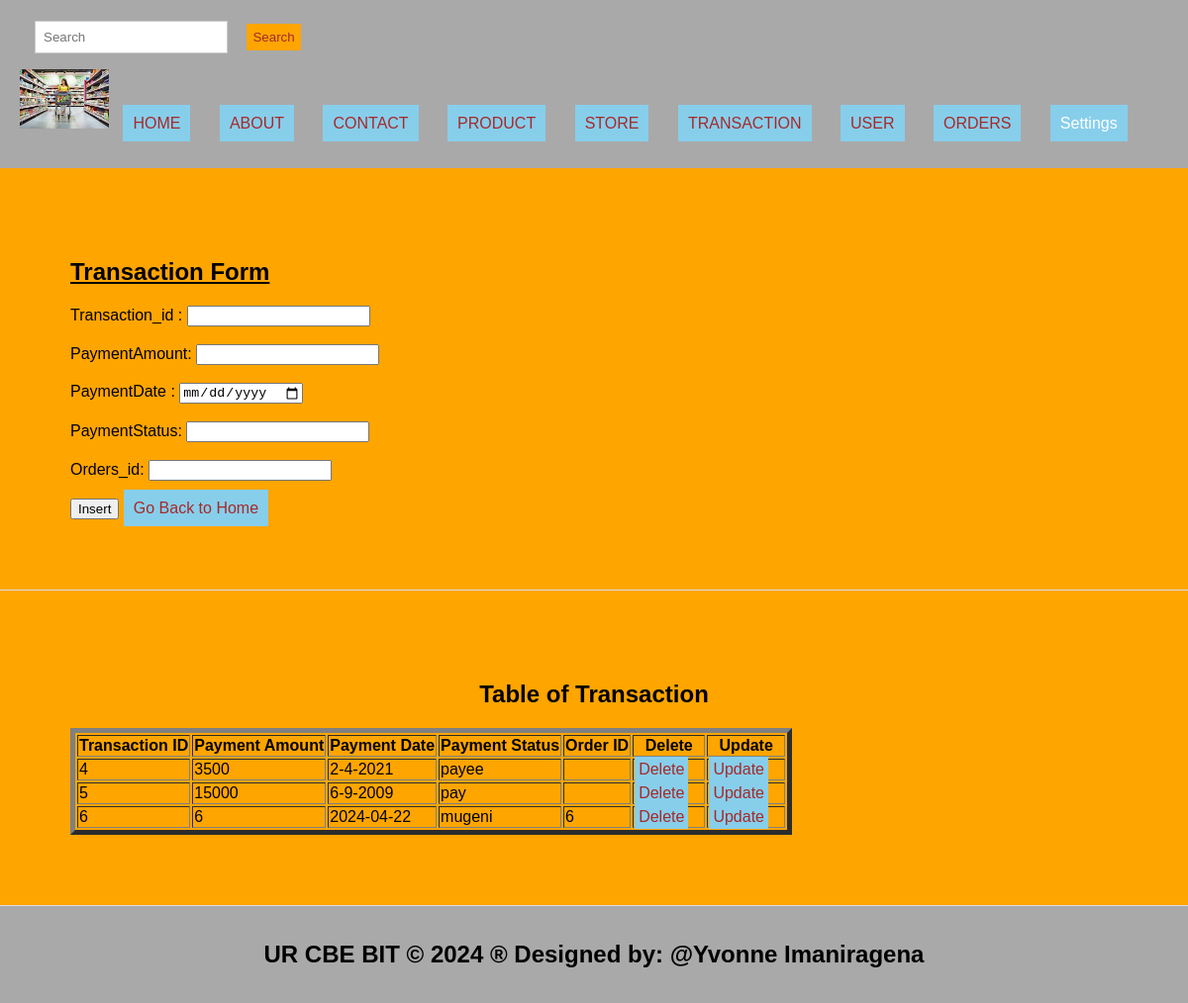
The page /222010062ImaniragenaYvonne/Transaction.php on the database its author committed.
### tables this page shows
CREATE TABLE `transaction` (
  `Transaction_id` int(10) NOT NULL,
  `PaymentAmount` varchar(220) DEFAULT NULL,
  `PaymentDate` varchar(220) DEFAULT NULL,
  `PaymentStatus` varchar(220) DEFAULT NULL,
  `Orders_id` int(11) DEFAULT NULL
);

### 222010062ImaniragenaYvonne/Transaction.php (the view, shortened to what this page needs)
<!DOCTYPE html>
<html lang="en">
<head>
  <link rel="stylesheet" type="text/css" href="style.css" title="style 1" media="screen, tv, projection, handheld, print"/>
</head>
<body style="background-color: orange;">
<header>
  <form class="d-flex" role="search" action="search.php">
    <input class="form-control me-2" type="search" placeholder="Search" aria-label="Search" name="query">
    <button class="btn btn-outline-success" type="submit">Search</button>
  </form>
  <ul style="list-style-type: none; padding: 0;">
    <li style="display: inline; margin-right: 10px;">
      <img src="./Images/store.AVIF" width="90" height="60" alt="Logo">
    </li>
    <li style="display: inline; margin-right: 10px;"><a href="./home.html">HOME</a></li>
    <li style="display: inline; margin-right: 10px;"><a href="./about.html">ABOUT</a></li>
    <li style="display: inline; margin-right: 10px;"><a href="./contact.html">CONTACT</a></li>
    <li style="display: inline; margin-right: 10px;"><a href="./product.php">PRODUCT</a></li>
    <li style="display: inline; margin-right: 10px;"><a href="./store.php">STORE</a></li>
    <li style="display: inline; margin-right: 10px;"><a href="./transaction.php">TRANSACTION</a></li>
    <li style="display: inline; margin-right: 10px;"><a href="./Users.php">USER</a></li>
    <li style="display: inline; margin-right: 10px;"><a href="./order.php">ORDERS</a></li>
    <li class="dropdown" style="display: inline; margin-right: 10px;">
      <a href="#" style="padding: 10px; color: white; background-color: skyblue; text-decoration: none; margin-right: 15px;">Settings</a>
    </li>
  </ul>
</header>
<section>
  <h1><u>Transaction Form</u></h1>
  <form method="post" onsubmit="return confirmInsert();">
  <form method="post">
    <label for="Transaction_id">Transaction_id :</label>
    <input type="number" id="Transaction_id" name="Transaction_id"><br><br>
    <label for="PaymentAmount">PaymentAmount:</label>
    <input type="number" id="PaymentAmount" name="PaymentAmount" required><br><br>
    <label for="PaymentDate">PaymentDate :</label>
    <input type="date" id="PaymentDate" name="PaymentDate" required><br><br>
    <label for="PaymentStatus">PaymentStatus:</label>
    <input type="text" id="PaymentStatus" name="PaymentStatus" required><br><br>
    <label for="Orders_id">Orders_id:</label>
    <input type="number" id="Orders_id" name="Orders_id" required><br><br>
    <input type="submit" name="add" value="Insert">
    <a href="./home.html">Go Back to Home</a>
  </form>
</section>
<section>
  <center><h2>Table of Transaction</h2></center>
  <table border="5">
    <tr>
      <th>Transaction ID</th>
      <th>Payment Amount</th>
      <th>Payment Date</th>
      <th>Payment Status</th>
      <th>Order ID</th>
      <th>Delete</th>
      <th>Update</th>
    </tr>
    <?php
    $host = "localhost";
    $user = "root";
    $pass = "";
    $database = "online_store_management_system";
    $connection = new mysqli($host, $user, $pass, $database);
    $sql = "SELECT * FROM Transaction";
    $result = $connection->query($sql);
    if ($result->num_rows > 0) {
        while ($row = $result->fetch_assoc()) {
            $trans = $row['Transaction_id'];
            echo "<tr>
                <td>" . $row['Transaction_id'] . "</td>
                <td>" . $row['PaymentAmount'] . "</td>
                <td>" . $row['PaymentDate'] . "</td>
                <td>" . $row['PaymentStatus'] . "</td>
                <td>" . $row['Orders_id'] . "</td>
                <td><a style='padding:4px' href='delete_Transaction.php?Transaction_id=$trans'>Delete</a></td>
                <td><a style='padding:4px' href='update_Transaction.php?Transaction_id=$trans'>Update</a></td>
            </tr>";
        }
    } else {
        echo "<tr><td colspan='6'>No data found</td></tr>";
    }
    ?>
  </table>
</section>
<footer>
  <center><b><h2>UR CBE BIT &copy; 2024 &reg; Designed by: @Yvonne Imaniragena</h2></b></center>
</footer>
</body>
</html>

### 222010062ImaniragenaYvonne/style.css (style rules this page uses)
body { font-family: Arial, sans-serif; margin: 0; padding: 0; }
.form-control { padding: 8px; margin-left: 4px; border: 1px solid #ccc; }
.btn { padding: 6px; background-color: orange; color: brown; border: none; }
.dropdown { position: relative; display: inline; margin-right: 10px; }
body { font-family: Arial,sans-serif; margin:0; padding:0; }
header { background-color:darkgray; padding: 20px; }
.dropdown { position: right; display:right; direction:rtl; }
section { padding:28px; border-bottom: 1px solid #ddd; }
footer { text-align: center; padding: 15px; background-color:darkgray; }

### 222010062ImaniragenaYvonne/Transaction.php (style rules this page uses)
a { padding: 10px; color: white; background-color: skyblue; text-decoration: none; margin-right: 15px; }
a:link { color: brown; }
button.btn { margin-left: 15px; margin-top: 4px; }
input.form-control { margin-left: 15px; padding: 8px; }
section { padding: 71px; border-bottom: 1px solid #ddd; }
footer { text-align: center; padding: 15px; background-color: darkgray; }

### rows shown on the page
transaction: Transaction_id "4", PaymentAmount "3500", PaymentDate "2-4-2021", PaymentStatus "payee"
transaction: Transaction_id "5", PaymentAmount "15000", PaymentDate "6-9-2009", PaymentStatus "pay"
transaction: Transaction_id "6", PaymentAmount "6", PaymentDate "2024-04-22", PaymentStatus "mugeni", Orders "6"
